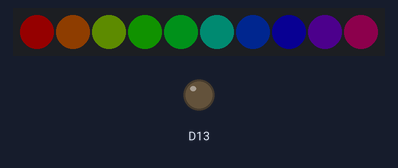
This sketch was run on a simulated Adafruit Circuit Playground Express. Parts: 10 RGB LEDs in strip order, left to right, output pins drawn as LEDs (lit = HIGH). Dim RGB values are drawn brighter than linear.

Above: at 0.05 s.
At 0.88 s:
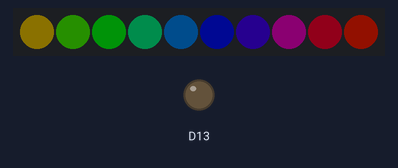
At 1.4 s:
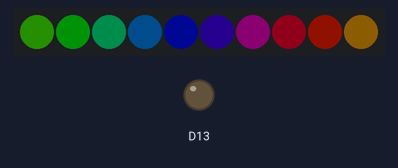
At 2.85 s:
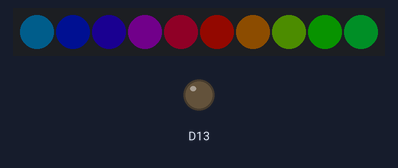
At 4.3 s:
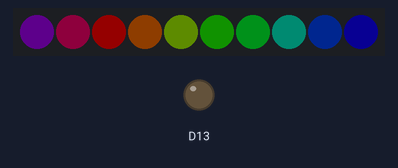
At 5.75 s:
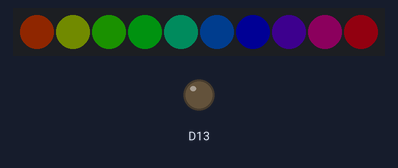

The sketch:

rainbow.ino
```cpp
#include <Adafruit_CircuitPlayground.h>

uint8_t offset = 0; // Décalage pour créer l'effet de rotation

void setup() {
  CircuitPlayground.begin();

  // Éteint toutes les LED au départ
  for (int i = 0; i < 10; i++) {
    CircuitPlayground.setPixelColor(i, 0, 0, 0);
  }

  // Désactive le haut-parleur pour économiser l'énergie
  CircuitPlayground.speaker.enable(false);
}

void loop() {
  // Met à jour les couleurs pour l'arc-en-ciel
  for (int i = 0; i < 10; i++) {
    // Utilisation de colorWheel pour des couleurs de l'arc-en-ciel
    uint32_t color = CircuitPlayground.colorWheel((i * 25 + offset) % 255);
    CircuitPlayground.setPixelColor(i, color);
  }

  // Décale l'arc-en-ciel pour l'effet tournant
  offset = (offset + 5) % 255;

  // Petite pause pour ajuster la vitesse de rotation
  delay(100);
}
```

Measured:
- by itself, everything shown: repeats every 5.3 s, in 51 steps
